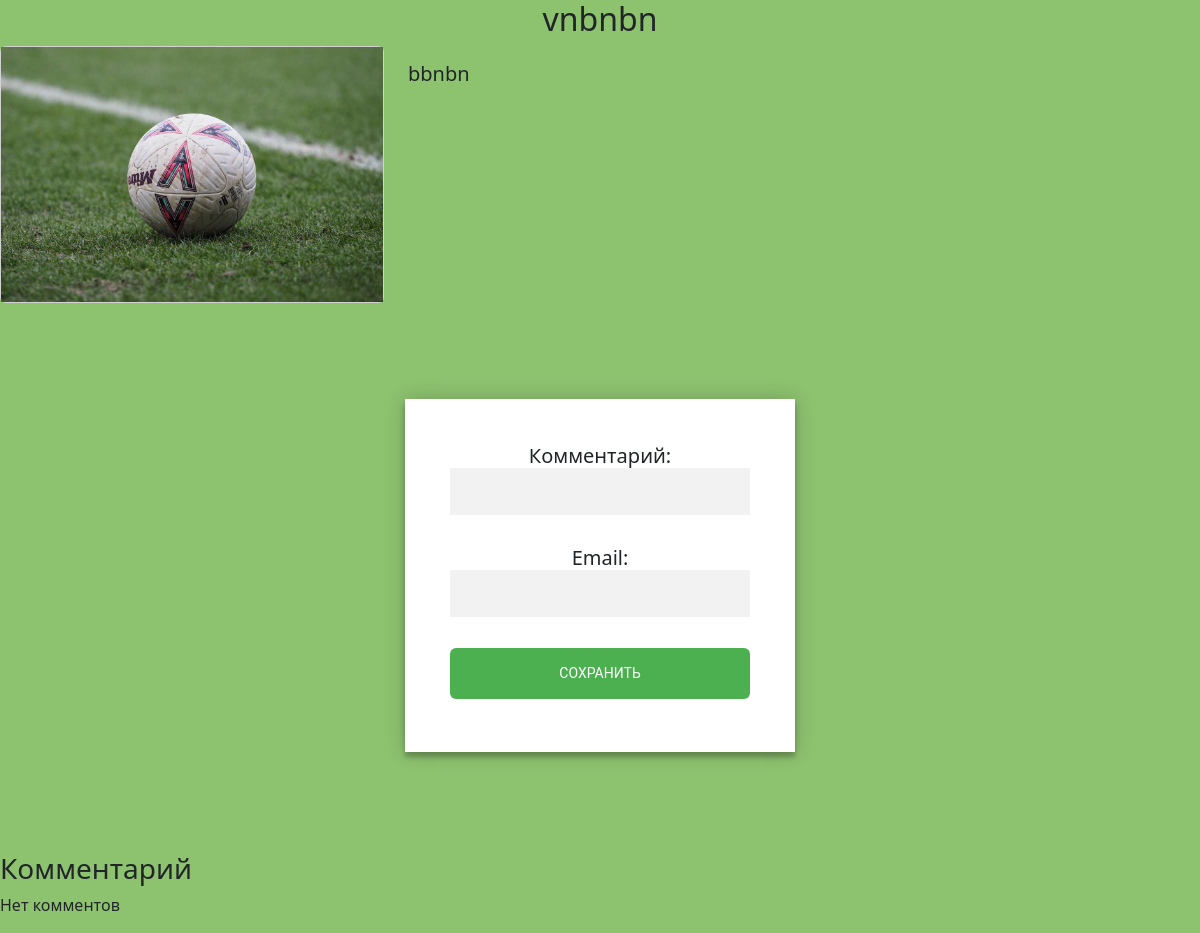
The page /3/ on the database as committed earlier.
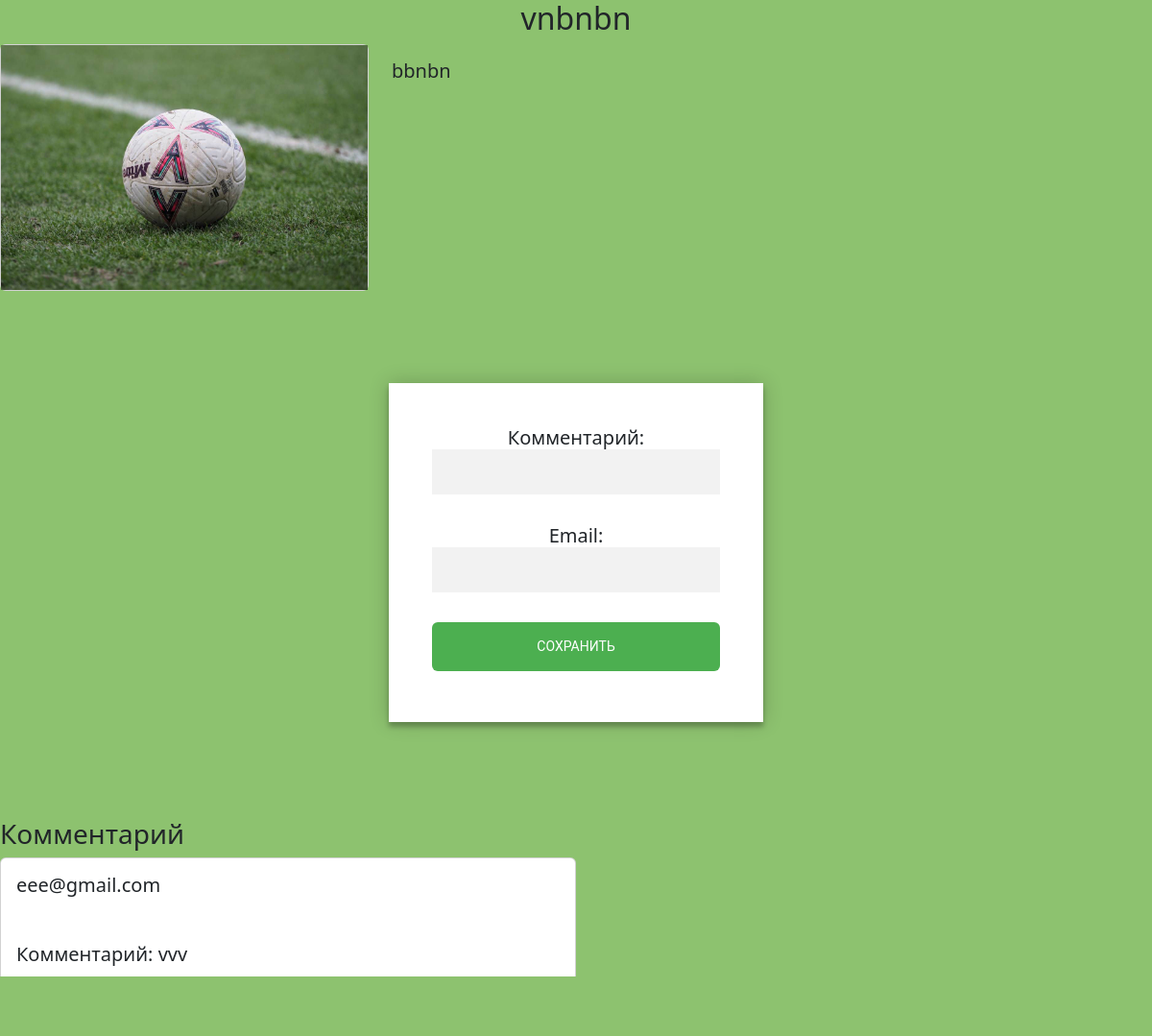
The same page on the database as committed later.
### main/models.py (models this page shows)
class Article(models.Model):
    Choices_list = (
        ('sport', 'спорт'),
        ('scince', 'наука'),
        ('cooking', 'кулинария'),
        ('technic', 'технологии'))
    title = models.CharField('Название', max_length=50)
    text = models.TextField('Содержание')
    category = models.CharField('Категория', max_length=50,choices=Choices_list)
    data = models.DateTimeField('Дата публикации', auto_now_add=True)
    email = models.EmailField('Email')
    my_image = models.ImageField(upload_to='images/')

class Comment(models.Model):
    article = models.ForeignKey(Article, on_delete=models.CASCADE, related_name='comments')
    text = models.CharField('Комментарий', max_length=1000)
    email = models.EmailField('Email')
    data = models.DateTimeField('Дата',auto_now_add=True)

### main/views.py (the view, shortened to what this page needs)
# urls.py: path('<int:pk>/', views.MyDetailView.as_view(), name='detail')
class MyDetailView(DetailView):
    model = Article
    template_name = 'detail/detail.html'
    context_object_name = 'article'
    def get_context_data(self, **kwargs):
        context = super().get_context_data(**kwargs)
        context['comment_form'] = CommentModelForm()
        context['comments'] = self.object.comments.all()
        return context

### main/forms.py
class CommentModelForm(ModelForm):
    class Meta:
        model = Comment
        fields = ['text', 'email']

### templates/detail/detail.html (shortened to what this page needs)
{% extends 'detail/layout.html' %}
{% load static %}
{% block content %}
<!DOCTYPE html>
<html lang="en">
<head>
            <link rel="stylesheet" href="{% static 'css/detail.css' %}">
    <link href="https://cdn.jsdelivr.net/npm/bootstrap@5.3.3/dist/css/bootstrap.min.css" rel="stylesheet">
</head>
<body class="color3">
    <div class="color3">
 <div class="center"><h2> {{article.title}}</h2>  </div>
<div class="row justify-content-between">
    <div class="col-4">
         <div class="card" >
          <img src="{{article.my_image.url}}"  alt="width: 250px ;height: 250px;">
         </div>
    </div>
    <div class="col-8">
  <p class="card-text"><h5>{{article.text}} </h5></p>
    </div>
  </div>
</div>
<div class="login-page">
  <div class="form">
    <form method="post">
        <h5>
        {{ comment_form.as_p }}
<button type="submit" class="btn btn-outline-secondary">Сохранить</button>
        </h5>
    </form>
                </div></div>
<section>
    <h3>Комментарий</h3>
    {% for comment in comments %}
<div class="card w-50">
  <div class="card-body">
    <h5 class="card-title">{{comment.email}}</h5>
    <p class="card-text">
                        <br>
      <h5>Комментарий: {{comment.text}}</h5>
                        <br>
                        <br>
  </div>
</div>
    {% empty %}
    <p>Нет комментов</p>
    {% endfor %}
</section>
</body>
</html>
{% endblock %}

### templates/detail/layout.html (shortened to what this page needs)
{% load static %}
<!DOCTYPE html>
<html lang="en">
<head>
        <link rel="stylesheet" href="{% static 'css/detail.css' %}">
  <link href="https://cdn.jsdelivr.net/npm/bootstrap@5.3.3/dist/css/bootstrap.min.css" rel="stylesheet">
</head>
<body>
{% block content %}{% endblock %}
</body>
</html>

### static/css/detail.css (style rules this page uses)
.color3 { background: rgb(141,194,111); }
.center { text-align: center; }
.login-page { width: 390px; padding: 8% 0 0; margin: auto; }
.form { position: relative; z-index: 1; background: #FFFFFF; max-width: 390px; margin: 0 auto 100px; padding: 45px; text-align: center; box-shadow: 0 0 20px 0 rgba(0, 0, 0, 0.2), 0 5px 5px 0 rgba(0, 0, 0, 0.24); }
.form input { font-family: "Roboto", sans-serif; outline: 0; background: #f2f2f2; width: 100%; border: 0; margin: 0 0 15px; padding: 15px; box-sizing: border-box; font-size: 14px; }
.form button { font-family: "Roboto", sans-serif; text-transform: uppercase; outline: 0; background: #4CAF50; width: 100%; border: 0; padding: 15px; color: #FFFFFF; font-size: 14px; -webkit-transition: all 0.3 ease; transition: all 0.3 ease; cursor: pointer; }
body { background: #76b852; background: rgb(141,194,111); background: linear-gradient(90deg, rgba(141,194,111,1) 0%, rgba(118,184,82,1) 50%); font-family: "Roboto", sans-serif; -webkit-font-smoothing: antialiased; -moz-osx-font-smoothing: grayscale; }

### templates/detail/detail.html (style rules this page uses)
body { background: rgb(141,194,111); }

Rows that differ between the two databases and show on the page:
added Comment: email "eee@gmail.com", text "vvv"
Other text that changed with them:
text no longer shown: "Нет комментов"
